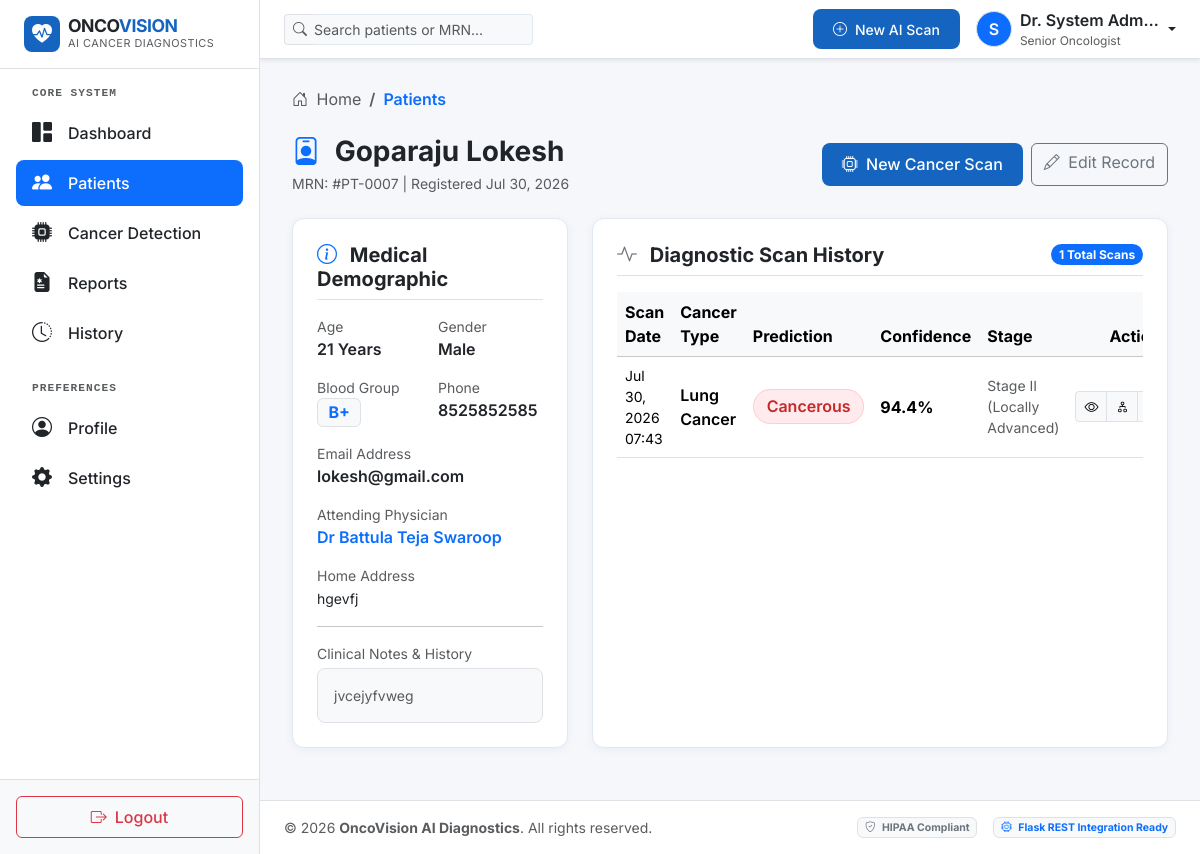
The page /patients/7/ (signed in) on the database its author committed.
### accounts/models.py (models this page shows, shortened)
class UserProfile(models.Model):
    user = models.OneToOneField(User, on_delete=models.CASCADE, related_name='profile')
    avatar = models.ImageField(upload_to='avatars/', null=True, blank=True)
    phone = models.CharField(max_length=20, blank=True, default='+1 (555) 019-2834')
    title = models.CharField(max_length=100, default='Senior Oncologist')
    department = models.CharField(max_length=100, default='Diagnostic Oncology & Radiology')
    bio = models.TextField(blank=True, default='Board-certified oncologist specializing in early-stage detection and AI-assisted clinical workflow integration.')
    created_at = models.DateTimeField(auto_now_add=True)

### patients/models.py (models this page shows, shortened)
class Patient(models.Model):
    GENDER_CHOICES = [
        ('Male', 'Male'),
        ('Female', 'Female'),
        ('Other', 'Other'),
    ]
    BLOOD_GROUP_CHOICES = [
        ('A+', 'A+'),
        ('A-', 'A-'),
        ('B+', 'B+'),
        ('B-', 'B-'),
        ('AB+', 'AB+'),
        ('AB-', 'AB-'),
        ('O+', 'O+'),
        ('O-', 'O-'),
    ]
    first_name = models.CharField(max_length=50)
    last_name = models.CharField(max_length=50)
    age = models.IntegerField()
    gender = models.CharField(max_length=10, choices=GENDER_CHOICES)
    blood_group = models.CharField(max_length=5, choices=BLOOD_GROUP_CHOICES)
    phone = models.CharField(max_length=20)
    email = models.EmailField(blank=True, null=True)
    address = models.TextField(blank=True)
    doctor_name = models.CharField(max_length=100, default='Dr. Sarah Jenkins')
    medical_notes = models.TextField(blank=True)
    created_at = models.DateTimeField(auto_now_add=True)
    updated_at = models.DateTimeField(auto_now=True)
    class Meta:
        ordering = ['-created_at']
    @property
    def full_name(self):
        return f"{self.first_name} {self.last_name}"

### diagnosis/models.py (models this page shows, shortened)
class Diagnosis(models.Model):
    CANCER_TYPES = [
        ('Brain Cancer', 'Brain Cancer'),
        ('Breast Cancer', 'Breast Cancer'),
        ('Lung Cancer', 'Lung Cancer'),
        ('Liver Cancer', 'Liver Cancer'),
        ('Kidney Cancer', 'Kidney Cancer'),
    ]
    PREDICTION_CHOICES = [
        ('Cancerous', 'Cancerous'),
        ('Non-Cancerous', 'Non-Cancerous'),
    ]
    patient = models.ForeignKey(Patient, on_delete=models.CASCADE, related_name='diagnoses')
    cancer_type = models.CharField(max_length=50, choices=CANCER_TYPES, default='Brain Cancer')
    medical_image = models.ImageField(upload_to='scans/')
    prediction = models.CharField(max_length=20, choices=PREDICTION_CHOICES, default='Cancerous')
    confidence = models.FloatField(default=95.0)
    probability = models.FloatField(default=0.95)
    processing_time = models.FloatField(default=1.20)
    estimated_stage = models.CharField(max_length=50, default='Stage II (Localized)')
    model_explanation = models.TextField(blank=True)
    status = models.CharField(max_length=20, default='Completed')
    created_at = models.DateTimeField(auto_now_add=True)
    class Meta:
        ordering = ['-created_at']
        verbose_name_plural = 'Diagnoses'

### patients/views.py (the view)
# urls.py: path('<int:pk>/', views.PatientDetailView.as_view(), name='detail'),
class PatientDetailView(LoginRequiredMixin, DetailView):
    model = Patient
    template_name = 'patients/patient_profile.html'
    context_object_name = 'patient'
    def get_context_data(self, **kwargs):
        context = super().get_context_data(**kwargs)
        patient = self.get_object()
        context['diagnoses'] = patient.diagnoses.all()
        return context

### templates/patients/patient_profile.html (shortened to what this page needs)
{% extends 'base/base.html' %}
{% block content %}
<div class="d-flex flex-column flex-md-row justify-content-between align-items-md-center gap-3 mb-4">
    <div>
        <h3 class="fw-bold text-dark mb-1"><i class="bi bi-person-badge text-primary me-2"></i> {{ patient.full_name }}</h3>
        <p class="text-muted small mb-0">MRN: #PT-{{ patient.id|stringformat:"04d" }} | Registered {{ patient.created_at|date:"M d, Y" }}</p>
    </div>
    <div class="d-flex gap-2">
        <a href="{% url 'diagnosis:upload' %}?patient={{ patient.pk }}" class="btn btn-primary-med">
            <i class="bi bi-cpu me-1"></i> New Cancer Scan
        </a>
        <a href="{% url 'patients:edit' patient.pk %}" class="btn btn-outline-secondary">
            <i class="bi bi-pencil me-1"></i> Edit Record
        </a>
    </div>
</div>
<div class="row g-4 mb-4">
    <div class="col-12 col-lg-4">
        <div class="card med-card p-4">
            <h5 class="fw-bold mb-3 border-bottom pb-2"><i class="bi bi-info-circle text-primary me-2"></i> Medical Demographic</h5>
            <div class="row g-3">
                <div class="col-6">
                    <span class="text-muted small d-block">Age</span>
                    <span class="fw-semibold fs-6">{{ patient.age }} Years</span>
                </div>
                <div class="col-6">
                    <span class="text-muted small d-block">Gender</span>
                    <span class="fw-semibold fs-6">{{ patient.gender }}</span>
                </div>
                <div class="col-6">
                    <span class="text-muted small d-block">Blood Group</span>
                    <span class="badge bg-light text-primary border fw-bold fs-6">{{ patient.blood_group }}</span>
                </div>
                <div class="col-6">
                    <span class="text-muted small d-block">Phone</span>
                    <span class="fw-semibold fs-6">{{ patient.phone }}</span>
                </div>
                <div class="col-12">
                    <span class="text-muted small d-block">Email Address</span>
                    <span class="fw-semibold fs-6">{{ patient.email|default:"None Provided" }}</span>
                </div>
                <div class="col-12">
                    <span class="text-muted small d-block">Attending Physician</span>
                    <span class="fw-semibold text-primary fs-6">{{ patient.doctor_name }}</span>
                </div>
                <div class="col-12">
                    <span class="text-muted small d-block">Home Address</span>
                    <span class="text-dark small">{{ patient.address|default:"No address record on file." }}</span>
                </div>
            </div>
            <hr class="my-3">
            <div class="mb-0">
                <span class="text-muted small d-block mb-1">Clinical Notes & History</span>
                <p class="small text-muted mb-0 bg-light p-3 rounded-3 border">
                    {{ patient.medical_notes|default:"No specific medical notes recorded." }}
                </p>
            </div>
        </div>
    </div>
    <div class="col-12 col-lg-8">
        <div class="card med-card h-100 p-4">
            <div class="d-flex justify-content-between align-items-center mb-3 border-bottom pb-2">
                <h5 class="fw-bold mb-0"><i class="bi bi-activity text-secondary me-2"></i> Diagnostic Scan History</h5>
                <span class="badge bg-primary rounded-pill">{{ diagnoses.count }} Total Scans</span>
            </div>
            <div class="table-responsive">
                <table class="table table-hover align-middle mb-0">
                    <thead class="table-light">
                        <tr>
                            <th>Scan Date</th>
                            <th>Cancer Type</th>
                            <th>Prediction</th>
                            <th>Confidence</th>
                            <th>Stage</th>
                            <th class="text-end">Actions</th>
                        </tr>
                    </thead>
                    <tbody>
                        {% for diag in diagnoses %}
                            <tr>
                                <td class="small">{{ diag.created_at|date:"M d, Y H:i" }}</td>
                                <td class="fw-semibold">{{ diag.cancer_type }}</td>
                                <td>
                                    {% if diag.prediction == 'Cancerous' %}
                                        <span class="badge-cancerous">Cancerous</span>
                                    {% else %}
                                        <span class="badge-non-cancerous">Non-Cancerous</span>
                                    {% endif %}
                                </td>
                                <td class="fw-bold">{{ diag.confidence }}%</td>
                                <td class="small text-muted">{{ diag.estimated_stage }}</td>
                                <td class="text-end">
                                    <div class="btn-group btn-group-sm">
                                        <a href="{% url 'diagnosis:result' diag.pk %}" class="btn btn-light border" title="View Prediction"><i class="bi bi-eye"></i></a>
                                        <a href="{% url 'diagnosis:explainability' diag.pk %}" class="btn btn-light border" title="GradCAM Explainability"><i class="bi bi-diagram-2"></i></a>
                                        {% if diag.report %}
                                            <a href="{% url 'reports:detail' diag.report.pk %}" class="btn btn-light border" title="Medical Report"></a>
                                        {% else %}
                                            <a href="{% url 'reports:generate' diag.pk %}" class="btn btn-light border" title="Generate Report"><i class="bi bi-plus-circle"></i></a>
                                        {% endif %}
                                    </div>
                                </td>
                            </tr>
                        {% endfor %}
                    </tbody>
                </table>
            </div>
        </div>
    </div>
</div>
{% endblock %}

### templates/base/navbar.html (shortened to what this page needs)
{% load static %}
<nav class="navbar navbar-expand-lg bg-white border-bottom px-4 py-2 sticky-top shadow-sm">
    <div class="container-fluid p-0">
        <form class="d-none d-md-flex align-items-center me-auto" action="{% url 'patients:list' %}" method="GET" style="max-width: 320px;">
            <div class="input-group input-group-sm">
                <span class="input-group-text bg-light border-end-0 text-muted"><i class="bi bi-search"></i></span>
                <input type="text" name="q" class="form-control bg-light border-start-0 ps-0" placeholder="Search patients or MRN..." aria-label="Search">
            </div>
        </form>
        <div class="d-flex align-items-center gap-3 ms-auto">
            <a href="{% url 'diagnosis:select' %}" class="btn btn-primary-med btn-sm d-flex align-items-center gap-2">
                <i class="bi bi-plus-circle"></i>
                <span class="d-none d-sm-inline">New AI Scan</span>
            </a>
            <div class="dropdown">
                <a href="#" class="d-flex align-items-center text-decoration-none dropdown-toggle text-dark" data-bs-toggle="dropdown" aria-expanded="false">
                    {% if user.profile.avatar %}
                        <img src="{{ user.profile.avatar.url }}" alt="Avatar" width="36" height="36" class="rounded-circle me-2 border">
                    {% else %}
                        <div class="rounded-circle bg-primary text-white d-flex align-items-center justify-content-center me-2 border" style="width:36px; height:36px; font-weight:600;">
                            {{ user.first_name|default:user.username|slice:":1"|upper }}
                        </div>
                    {% endif %}
                    <div class="d-none d-md-block text-start me-1">
                        <div class="fw-semibold text-truncate" style="max-width: 140px;">Dr. {{ user.get_full_name|default:user.username }}</div>
                        <div class="text-muted small" style="font-size: 0.75rem;">{{ user.profile.title|default:"Oncologist" }}</div>
                    </div>
                </a>
            </div>
        </div>
    </div>
</nav>

### static/css/style.css (style rules this page uses)
:root { --primary-color: #1565C0; --primary-hover: #0D47A1; --primary-light: #E3F2FD; --secondary-color: #26A69A; --secondary-hover: #00897B; --secondary-light: #E0F2F1; --bg-color: #F5F7FA; --card-bg: #FFFFFF; --text-primary: #2C3E50; --text-secondary: #6C757D; --text-muted: #9E9E9E; --border-color: #E2E8F0; --border-radius-sm: 8px; --border-radius-md: 12px; --border-radius-lg: 16px; --shadow-sm: 0 2px 8px rgba(21, 101, 192, 0.06); --shadow-md: 0 4px 16px rgba(21, 101, 192, 0.1); --shadow-lg: 0 8px 30px rgba(21, 101, 192, 0.15); --font-family: 'Inter', system-ui, -apple-system, sans-serif; --sidebar-width: 260px; }
body { font-family: var(--font-family); background-color: var(--bg-color); color: var(--text-primary); margin: 0; padding: 0; overflow-x: hidden; }
.med-card { background-color: var(--card-bg); border: 1px solid var(--border-color); border-radius: var(--border-radius-md); box-shadow: var(--shadow-sm); transition: transform 0.2s ease, box-shadow 0.2s ease; }
.btn-primary-med { background-color: var(--primary-color); color: #fff; border: none; font-weight: 500; padding: 0.6rem 1.25rem; border-radius: var(--border-radius-sm); transition: background-color 0.2s ease, box-shadow 0.2s ease; }
.badge-cancerous { background-color: #FFEBEE; color: #C62828; border: 1px solid #FFCDD2; font-weight: 600; padding: 0.4em 0.8em; border-radius: 50rem; }

### static/css/forms.css (style rules this page uses)
.form-control, .form-select { border-radius: var(--border-radius-sm); border: 1px solid var(--border-color); padding: 0.65rem 0.9rem; font-size: 0.95rem; transition: border-color 0.15s ease-in-out, box-shadow 0.15s ease-in-out; }

### rows shown on the page
Patient: full_name "Goparaju Lokesh", id "0007", created_at "Jul 30, 2026", age "21", gender "Male", blood_group "B+", phone "8525852585", email "lokesh@gmail.com", doctor_name "Dr Battula Teja Swaroop", address "hgevfj", medical_notes "jvcejyfvweg", count "1"
Diagnosis: created_at "Jul 30, 2026 07:43", cancer_type "Lung Cancer", prediction "Cancerous", confidence "94.4", estimated_stage "Stage II (Locally Advanced)"

### other values the page prints
{{ user.first_name|default:user.username|slice:":1"|upper }} "S"
{{ user.get_full_name|default:user.username }} "System Adm…"
{{ user.profile.title|default:"Oncologist" }} "Senior Oncologist"
{{ request.resolver_match.app_name }} "Patients"
